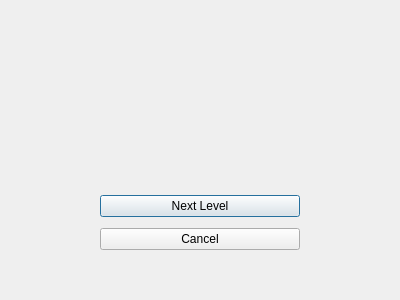
<?xml version="1.0" encoding="UTF-8"?>
<ui version="4.0">
 <class>CompleteDialog</class>
 <widget class="QDialog" name="CompleteDialog">
  <property name="geometry">
   <rect>
    <x>0</x>
    <y>0</y>
    <width>400</width>
    <height>300</height>
   </rect>
  </property>
  <property name="windowTitle">
   <string>Dialog</string>
  </property>
  <widget class="QWidget" name="">
   <property name="geometry">
    <rect>
     <x>100</x>
     <y>190</y>
     <width>200</width>
     <height>66</height>
    </rect>
   </property>
   <layout class="QVBoxLayout" name="verticalLayout">
    <item>
     <widget class="QPushButton" name="nextLevelButton">
      <property name="text">
       <string>Next Level</string>
      </property>
     </widget>
    </item>
    <item>
     <widget class="QPushButton" name="cancelButton">
      <property name="text">
       <string>Cancel</string>
      </property>
     </widget>
    </item>
   </layout>
  </widget>
  <zorder>nextLevelButton</zorder>
  <zorder>cancelButton</zorder>
  <zorder>cancelButton</zorder>
  <zorder>nextLevelButton</zorder>
  <zorder></zorder>
 </widget>
 <resources/>
 <connections/>
</ui>
